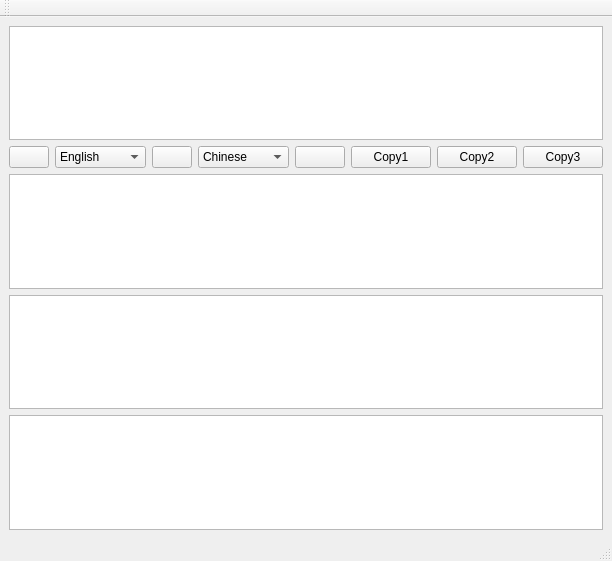
<?xml version="1.0" encoding="UTF-8"?>
<ui version="4.0">
 <class>MainWindow</class>
 <widget class="QMainWindow" name="MainWindow">
  <property name="geometry">
   <rect>
    <x>0</x>
    <y>0</y>
    <width>565</width>
    <height>561</height>
   </rect>
  </property>
  <property name="windowTitle">
   <string>Translate</string>
  </property>
  <widget class="QWidget" name="centralwidget">
   <layout class="QGridLayout" name="gridLayout">
    <item row="0" column="0">
     <widget class="QPlainTextEdit" name="transInput"/>
    </item>
    <item row="1" column="0">
     <layout class="QHBoxLayout" name="horizontalLayout">
      <item>
       <widget class="QPushButton" name="btnClear">
        <property name="enabled">
         <bool>true</bool>
        </property>
        <property name="sizePolicy">
         <sizepolicy hsizetype="Fixed" vsizetype="Minimum">
          <horstretch>0</horstretch>
          <verstretch>0</verstretch>
         </sizepolicy>
        </property>
        <property name="minimumSize">
         <size>
          <width>40</width>
          <height>0</height>
         </size>
        </property>
        <property name="whatsThis">
         <string>&lt;html&gt;&lt;head/&gt;&lt;body&gt;&lt;p&gt;清除文本输入&lt;/p&gt;&lt;p&gt;&lt;br/&gt;&lt;/p&gt;&lt;/body&gt;&lt;/html&gt;</string>
        </property>
        <property name="text">
         <string/>
        </property>
        <property name="icon">
         <iconset>
          <normaloff>image/clear.ico</normaloff>image/clear.ico</iconset>
        </property>
       </widget>
      </item>
      <item>
       <widget class="QComboBox" name="transFrom">
        <item>
         <property name="text">
          <string>English</string>
         </property>
        </item>
        <item>
         <property name="text">
          <string>Auto</string>
         </property>
        </item>
        <item>
         <property name="text">
          <string>Chinese</string>
         </property>
        </item>
        <item>
         <property name="text">
          <string>French</string>
         </property>
        </item>
        <item>
         <property name="text">
          <string>Russia</string>
         </property>
        </item>
        <item>
         <property name="text">
          <string>Korea</string>
         </property>
        </item>
        <item>
         <property name="text">
          <string>Japanease</string>
         </property>
        </item>
       </widget>
      </item>
      <item>
       <widget class="QPushButton" name="btnExchange">
        <property name="sizePolicy">
         <sizepolicy hsizetype="Fixed" vsizetype="Fixed">
          <horstretch>0</horstretch>
          <verstretch>0</verstretch>
         </sizepolicy>
        </property>
        <property name="whatsThis">
         <string>&lt;html&gt;&lt;head/&gt;&lt;body&gt;&lt;p&gt;语言转换&lt;/p&gt;&lt;/body&gt;&lt;/html&gt;</string>
        </property>
        <property name="text">
         <string/>
        </property>
        <property name="icon">
         <iconset>
          <normaloff>image/exchange.ico</normaloff>image/exchange.ico</iconset>
        </property>
       </widget>
      </item>
      <item>
       <widget class="QComboBox" name="transTo">
        <item>
         <property name="text">
          <string>Chinese</string>
         </property>
        </item>
        <item>
         <property name="text">
          <string>English</string>
         </property>
        </item>
        <item>
         <property name="text">
          <string>Russia</string>
         </property>
        </item>
        <item>
         <property name="text">
          <string>French</string>
         </property>
        </item>
        <item>
         <property name="text">
          <string>Japanease</string>
         </property>
        </item>
        <item>
         <property name="text">
          <string>Korea</string>
         </property>
        </item>
       </widget>
      </item>
      <item>
       <widget class="QPushButton" name="btnTranslate">
        <property name="sizePolicy">
         <sizepolicy hsizetype="Fixed" vsizetype="Fixed">
          <horstretch>0</horstretch>
          <verstretch>0</verstretch>
         </sizepolicy>
        </property>
        <property name="minimumSize">
         <size>
          <width>50</width>
          <height>0</height>
         </size>
        </property>
        <property name="whatsThis">
         <string>&lt;html&gt;&lt;head/&gt;&lt;body&gt;&lt;p&gt;翻译&lt;/p&gt;&lt;/body&gt;&lt;/html&gt;</string>
        </property>
        <property name="text">
         <string/>
        </property>
        <property name="icon">
         <iconset>
          <normaloff>image/google_translate_copyrighted.ico</normaloff>image/google_translate_copyrighted.ico</iconset>
        </property>
       </widget>
      </item>
      <item>
       <widget class="QPushButton" name="btnCopy1">
        <property name="text">
         <string>Copy1</string>
        </property>
       </widget>
      </item>
      <item>
       <widget class="QPushButton" name="btnCopyBaidu">
        <property name="text">
         <string>Copy2</string>
        </property>
       </widget>
      </item>
      <item>
       <widget class="QPushButton" name="btnCopyQQ">
        <property name="text">
         <string>Copy3</string>
        </property>
       </widget>
      </item>
     </layout>
    </item>
    <item row="4" column="0">
     <widget class="QPlainTextEdit" name="transOutputBaidu"/>
    </item>
    <item row="2" column="0">
     <widget class="QPlainTextEdit" name="transform"/>
    </item>
    <item row="5" column="0">
     <widget class="QPlainTextEdit" name="transOutputQQ"/>
    </item>
   </layout>
  </widget>
  <widget class="QMenuBar" name="menubar">
   <property name="geometry">
    <rect>
     <x>0</x>
     <y>0</y>
     <width>565</width>
     <height>23</height>
    </rect>
   </property>
  </widget>
  <widget class="QStatusBar" name="statusbar"/>
  <widget class="QToolBar" name="toolBar">
   <property name="windowTitle">
    <string>toolBar</string>
   </property>
   <attribute name="toolBarArea">
    <enum>TopToolBarArea</enum>
   </attribute>
   <attribute name="toolBarBreak">
    <bool>false</bool>
   </attribute>
  </widget>
 </widget>
 <resources/>
 <connections/>
</ui>
